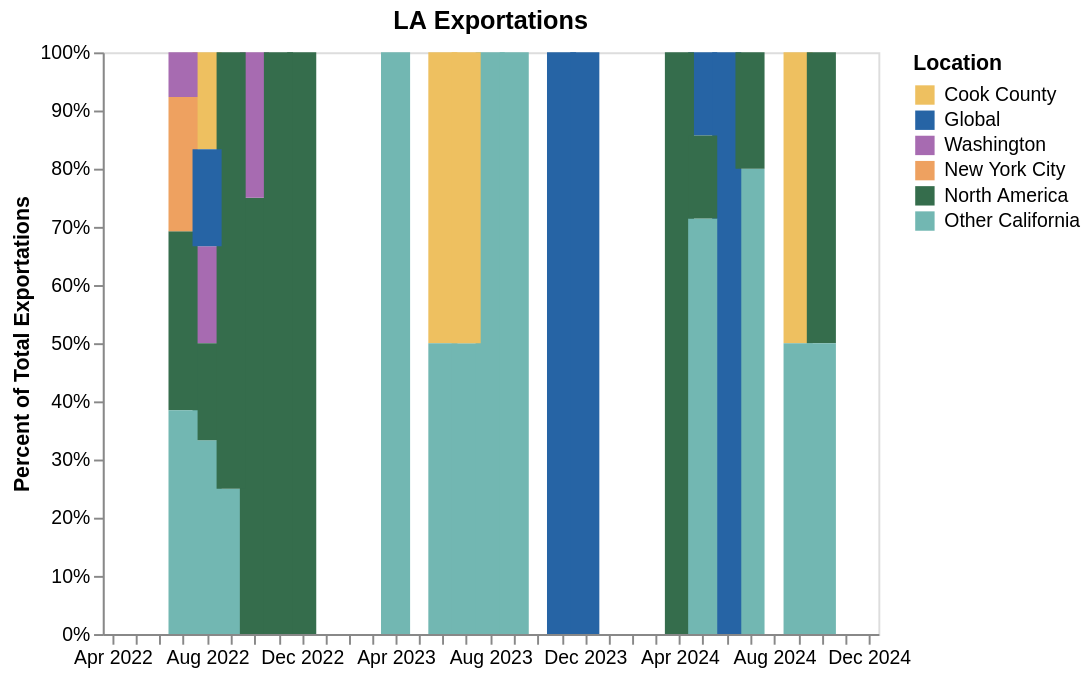

The code cell stored with this chart in its notebook:
### Code cell
chart

### Figure 1 — Vega-Lite specification as saved in the notebook (floating-point values rounded to 4 significant figures)
{"config": {"view": {"continuousWidth": 400, "continuousHeight": 300}}, "data": {"name": "data-b7adbeaa8f9db54faa01826813195b7d"}, "mark": {"type": "bar", "interpolate": "monotone", "size": 15}, "encoding": {"color": {"field": "child_host", "scale": {"domain": ["Cook County", "Global", "Washington", "New York City", "North America", "Other California"], "range": ["#EEC060", "#2664A5", "#A76BB1", "#EEA160", "#356D4C", "#72b7b2"]}, "title": "Location", "type": "nominal"}, "x": {"axis": {"format": "%b %Y", "grid": false, "tickCount": "month", "title": null}, "field": "year-month", "scale": {"domain": ["2022-04", "2022-05", "2022-06", "2022-07", "2022-08", "2022-09", "2022-10", "2022-11", "2022-12", "2023-01", "2023-02", "2023-03", "2023-04", "2023-05", "2023-06", "2023-07", "2023-08", "2023-09", "2023-10", "2023-11", "2023-12", "2024-01", "2024-02", "2024-03", "2024-04", "2024-05", "2024-06", "2024-07", "2024-08", "2024-09", "2024-10", "2024-11", "2024-12"]}, "title": "", "type": "temporal"}, "y": {"axis": {"format": "%", "grid": false, "title": "Percent of Total Exportations"}, "field": "count", "stack": "normalize", "type": "quantitative"}}, "title": "LA Exportations", "transform": [{"aggregate": [{"op": "count", "as": "count"}], "groupby": ["child_host", "year-month", "parent_host"]}, {"filter": "(datum.parent_host === 'Los Angeles County')"}], "$schema": "https://vega.github.io/schema/vega-lite/v4.17.0.json", "datasets": {"data-b7adbeaa8f9db54faa01826813195b7d": [{"type": "Los Angeles County-to-Cook County", "date": 2023.0, "parent_host": "Los Angeles County", "child_host": "Cook County", "calendar_date": "2022-08-24", "year-month": "2022-08"}, {"type": "Los Angeles County-to-Other California", "date": 2023.0, "parent_host": "Los Angeles County", "child_host": "Other California", "calendar_date": "2022-09-02", "year-month": "2022-09"}, {"type": "Los Angeles County-to-Other California", "date": 2023.0, "parent_host": "Los Angeles County", "child_host": "Other California", "calendar_date": "2022-08-08", "year-month": "2022-08"}, {"type": "Los Angeles County-to-North America", "date": 2023.0, "parent_host": "Los Angeles County", "child_host": "North America", "calendar_date": "2022-10-05", "year-month": "2022-10"}, {"type": "Los Angeles County-to-Washington", "date": 2023.0, "parent_host": "Los Angeles County", "child_host": "Washington", "calendar_date": "2022-10-06", "year-month": "2022-10"}, {"type": "Los Angeles County-to-Washington", "date": 2023.0, "parent_host": "Los Angeles County", "child_host": "Washington", "calendar_date": "2022-08-12", "year-month": "2022-08"}, {"type": "Los Angeles County-to-North America", "date": 2023.0, "parent_host": "Los Angeles County", "child_host": "North America", "calendar_date": "2022-08-08", "year-month": "2022-08"}, {"type": "Los Angeles County-to-North America", "date": 2023.0, "parent_host": "Los Angeles County", "child_host": "North America", "calendar_date": "2022-10-23", "year-month": "2022-10"}, {"type": "Los Angeles County-to-North America", "date": 2023.0, "parent_host": "Los Angeles County", "child_host": "North America", "calendar_date": "2022-10-31", "year-month": "2022-10"}, {"type": "Los Angeles County-to-North America", "date": 2023.0, "parent_host": "Los Angeles County", "child_host": "North America", "calendar_date": "2022-07-21", "year-month": "2022-07"}, {"type": "Los Angeles County-to-Other California", "date": 2023.0, "parent_host": "Los Angeles County", "child_host": "Other California", "calendar_date": "2022-07-17", "year-month": "2022-07"}, {"type": "Los Angeles County-to-North America", "date": 2023.0, "parent_host": "Los Angeles County", "child_host": "North America", "calendar_date": "2022-09-23", "year-month": "2022-09"}, {"type": "Los Angeles County-to-North America", "date": 2023.0, "parent_host": "Los Angeles County", "child_host": "North America", "calendar_date": "2022-09-08", "year-month": "2022-09"}, {"type": "Los Angeles County-to-North America", "date": 2023.0, "parent_host": "Los Angeles County", "child_host": "North America", "calendar_date": "2022-07-21", "year-month": "2022-07"}, {"type": "Los Angeles County-to-North America", "date": 2023.0, "parent_host": "Los Angeles County", "child_host": "North America", "calendar_date": "2022-12-15", "year-month": "2022-12"}, {"type": "Los Angeles County-to-New York City", "date": 2023.0, "parent_host": "Los Angeles County", "child_host": "New York City", "calendar_date": "2022-07-06", "year-month": "2022-07"}, {"type": "Los Angeles County-to-Washington", "date": 2023.0, "parent_host": "Los Angeles County", "child_host": "Washington", "calendar_date": "2022-07-03", "year-month": "2022-07"}, {"type": "Los Angeles County-to-Other California", "date": 2023.0, "parent_host": "Los Angeles County", "child_host": "Other California", "calendar_date": "2022-08-11", "year-month": "2022-08"}, {"type": "Los Angeles County-to-North America", "date": 2023.0, "parent_host": "Los Angeles County", "child_host": "North America", "calendar_date": "2022-09-30", "year-month": "2022-09"}, {"type": "Los Angeles County-to-Global", "date": 2024.0, "parent_host": "Los Angeles County", "child_host": "Global", "calendar_date": "2024-05-01", "year-month": "2024-05"}, {"type": "Los Angeles County-to-Other California", "date": 2025.0, "parent_host": "Los Angeles County", "child_host": "Other California", "calendar_date": "2024-07-01", "year-month": "2024-07"}, {"type": "Los Angeles County-to-Global", "date": 2024.0, "parent_host": "Los Angeles County", "child_host": "Global", "calendar_date": "2024-06-13", "year-month": "2024-06"}, {"type": "Los Angeles County-to-Global", "date": 2023.0, "parent_host": "Los Angeles County", "child_host": "Global", "calendar_date": "2022-08-04", "year-month": "2022-08"}, {"type": "Los Angeles County-to-Other California", "date": 2022.0, "parent_host": "Los Angeles County", "child_host": "Other California", "calendar_date": "2022-07-01", "year-month": "2022-07"}, {"type": "Los Angeles County-to-Other California", "date": 2023.0, "parent_host": "Los Angeles County", "child_host": "Other California", "calendar_date": "2022-07-11", "year-month": "2022-07"}, {"type": "Los Angeles County-to-North America", "date": 2023.0, "parent_host": "Los Angeles County", "child_host": "North America", "calendar_date": "2022-11-06", "year-month": "2022-11"}, {"type": "Los Angeles County-to-Other California", "date": 2023.0, "parent_host": "Los Angeles County", "child_host": "Other California", "calendar_date": "2023-04-04", "year-month": "2023-04"}, {"type": "Los Angeles County-to-New York City", "date": 2023.0, "parent_host": "Los Angeles County", "child_host": "New York City", "calendar_date": "2022-07-30", "year-month": "2022-07"}, {"type": "Los Angeles County-to-Other California", "date": 2023.0, "parent_host": "Los Angeles County", "child_host": "Other California", "calendar_date": "2022-07-19", "year-month": "2022-07"}, {"type": "Los Angeles County-to-Other California", "date": 2023.0, "parent_host": "Los Angeles County", "child_host": "Other California", "calendar_date": "2022-07-24", "year-month": "2022-07"}, {"type": "Los Angeles County-to-North America", "date": 2023.0, "parent_host": "Los Angeles County", "child_host": "North America", "calendar_date": "2022-07-05", "year-month": "2022-07"}, {"type": "Los Angeles County-to-North America", "date": 2023.0, "parent_host": "Los Angeles County", "child_host": "North America", "calendar_date": "2022-07-13", "year-month": "2022-07"}, {"type": "Los Angeles County-to-New York City", "date": 2023.0, "parent_host": "Los Angeles County", "child_host": "New York City", "calendar_date": "2022-07-06", "year-month": "2022-07"}, {"type": "Los Angeles County-to-Other California", "date": 2025.0, "parent_host": "Los Angeles County", "child_host": "Other California", "calendar_date": "2024-07-16", "year-month": "2024-07"}, {"type": "Los Angeles County-to-Cook County", "date": 2025.0, "parent_host": "Los Angeles County", "child_host": "Cook County", "calendar_date": "2024-09-14", "year-month": "2024-09"}, {"type": "Los Angeles County-to-Cook County", "date": 2025.0, "parent_host": "Los Angeles County", "child_host": "Cook County", "calendar_date": "2024-09-02", "year-month": "2024-09"}, {"type": "Los Angeles County-to-Cook County", "date": 2023.0, "parent_host": "Los Angeles County", "child_host": "Cook County", "calendar_date": "2023-06-08", "year-month": "2023-06"}, {"type": "Los Angeles County-to-Other California", "date": 2023.0, "parent_host": "Los Angeles County", "child_host": "Other California", "calendar_date": "2023-06-12", "year-month": "2023-06"}, {"type": "Los Angeles County-to-Other California", "date": 2024.0, "parent_host": "Los Angeles County", "child_host": "Other California", "calendar_date": "2023-07-31", "year-month": "2023-07"}, {"type": "Los Angeles County-to-Other California", "date": 2024.0, "parent_host": "Los Angeles County", "child_host": "Other California", "calendar_date": "2023-08-15", "year-month": "2023-08"}, {"type": "Los Angeles County-to-Other California", "date": 2024.0, "parent_host": "Los Angeles County", "child_host": "Other California", "calendar_date": "2023-08-10", "year-month": "2023-08"}, {"type": "Los Angeles County-to-Other California", "date": 2024.0, "parent_host": "Los Angeles County", "child_host": "Other California", "calendar_date": "2023-09-10", "year-month": "2023-09"}, {"type": "Los Angeles County-to-Cook County", "date": 2024.0, "parent_host": "Los Angeles County", "child_host": "Cook County", "calendar_date": "2023-07-31", "year-month": "2023-07"}, {"type": "Los Angeles County-to-Other California", "date": 2024.0, "parent_host": "Los Angeles County", "child_host": "Other California", "calendar_date": "2023-08-02", "year-month": "2023-08"}, {"type": "Los Angeles County-to-North America", "date": 2024.0, "parent_host": "Los Angeles County", "child_host": "North America", "calendar_date": "2024-04-16", "year-month": "2024-04"}, {"type": "Los Angeles County-to-North America", "date": 2025.0, "parent_host": "Los Angeles County", "child_host": "North America", "calendar_date": "2024-07-26", "year-month": "2024-07"}, {"type": "Los Angeles County-to-Global", "date": 2024.0, "parent_host": "Los Angeles County", "child_host": "Global", "calendar_date": "2023-11-04", "year-month": "2023-11"}, {"type": "Los Angeles County-to-Global", "date": 2024.0, "parent_host": "Los Angeles County", "child_host": "Global", "calendar_date": "2023-12-29", "year-month": "2023-12"}, {"type": "Los Angeles County-to-Other California", "date": 2024.0, "parent_host": "Los Angeles County", "child_host": "Other California", "calendar_date": "2024-05-22", "year-month": "2024-05"}, {"type": "Los Angeles County-to-Other California", "date": 2024.0, "parent_host": "Los Angeles County", "child_host": "Other California", "calendar_date": "2024-05-30", "year-month": "2024-05"}, {"type": "Los Angeles County-to-Other California", "date": 2025.0, "parent_host": "Los Angeles County", "child_host": "Other California", "calendar_date": "2024-09-15", "year-month": "2024-09"}, {"type": "Los Angeles County-to-Other California", "date": 2024.0, "parent_host": "Los Angeles County", "child_host": "Other California", "calendar_date": "2024-05-16", "year-month": "2024-05"}, {"type": "Los Angeles County-to-Other California", "date": 2024.0, "parent_host": "Los Angeles County", "child_host": "Other California", "calendar_date": "2024-05-19", "year-month": "2024-05"}, {"type": "Los Angeles County-to-Other California", "date": 2024.0, "parent_host": "Los Angeles County", "child_host": "Other California", "calendar_date": "2024-05-16", "year-month": "2024-05"}, {"type": "Los Angeles County-to-North America", "date": 2024.0, "parent_host": "Los Angeles County", "child_host": "North America", "calendar_date": "2024-05-06", "year-month": "2024-05"}, {"type": "Los Angeles County-to-Other California", "date": 2025.0, "parent_host": "Los Angeles County", "child_host": "Other California", "calendar_date": "2024-07-10", "year-month": "2024-07"}, {"type": "Los Angeles County-to-North America", "date": 2025.0, "parent_host": "Los Angeles County", "child_host": "North America", "calendar_date": "2024-10-03", "year-month": "2024-10"}, {"type": "Los Angeles County-to-Other California", "date": 2025.0, "parent_host": "Los Angeles County", "child_host": "Other California", "calendar_date": "2024-10-03", "year-month": "2024-10"}, {"type": "Los Angeles County-to-Other California", "date": 2025.0, "parent_host": "Los Angeles County", "child_host": "Other California", "calendar_date": "2024-09-24", "year-month": "2024-09"}, {"type": "Los Angeles County-to-Other California", "date": 2025.0, "parent_host": "Los Angeles County", "child_host": "Other California", "calendar_date": "2024-07-30", "year-month": "2024-07"}]}}
